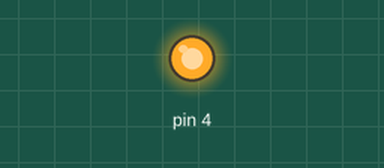
Simulated run of this sketch. Board: Arduino Uno, built with avr-gcc and run on an emulated ATmega328P. Shown: output pins drawn as LEDs (lit = HIGH). At 0.0 s the program stops and its outputs stay as they are.

Above: at 0.1 s.
Timing chart, 0 to 1.5 s (numbered marks = the images above):
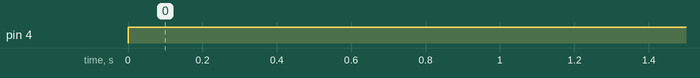

Measured:
- by itself, pin 4: LOW → HIGH at 0.00 s

The sketch:

source_code.ino
```cpp
//I got help from this source https://www.youtube.com/watch?v=RRbg_ipttWQ

#include<avr/io.h>

int main(){

  DDRD|=(1<<PD4);
  while(1){
    PORTD|=(1<<PD4);
  }
}
```
